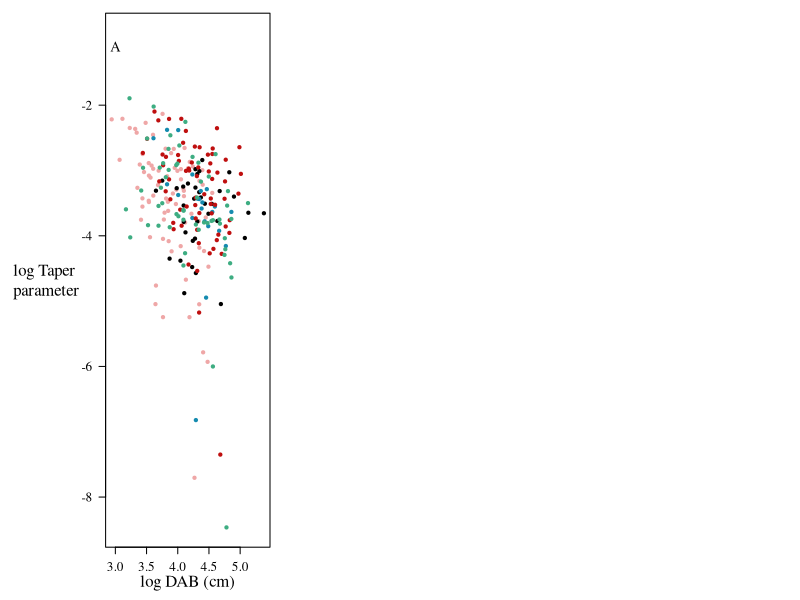

Reproduce this figure in R. (Note: this script raises an error after producing the figure.)
# Make figures for taper data paper

#### Make vectors of site abbreviates, names, and colors ####

  sites <- c("AMA","BCI","BKT","HKK","KCH")
  
  sitesNames <- c("Amacayacu",
                  "Barro Colorado",
                  "Bukit Timah",
                  "Huai Kha Khaeng",
                  "Khao Chong")
  
  site.cols <- data.frame(site=sites,
                          col= c("#efa7a7", # salmon
                                 "#000000", # black
                                 "#158baf", # bright blue"
                                 "#bf0f0f", # cardinal
                                 "#3ead82")) # teal
  
  site.cols$col <- as.character(site.cols$col)

#### Figure 2 : Variation of taper parameter with tree qualities ####
  TaperSample <- read.csv("Data file_taper parameter sample.csv")

  cexAx <- 1.2
  axisSize <- 1
  textCex <- 1.2
  tiff(file="Figure2_TaperParameterVariation.tiff", height=2.2, width=8, units="in", res=300)
    layout(matrix(c(1,2,3,4),1,4,byrow = T),
           widths=c(1.5,1.5,1.5,0.8),heights=c(1,1,1,1))
    par(mar=c(4,3,0,0), xpd=F,family="serif", las=1, oma=c(0,5,1,1))

    plot(log(b1.iso)~log(DBH), data=TaperSample, type='n',
         ylim=range(log(TaperSample$b1.iso),na.rm=T)+c(0,1),
         xlab=NA, ylab=NA,
         cex.axis=cexAx)
    mtext("log DAB (cm)", side=1, line=2.2, cex=axisSize)
    mtext("log Taper \nparameter", side=2, line=2, cex=axisSize)
    text(x=3,y=-1.1,"A", cex=textCex+0.1)
    for(i in 1:length(sites)){
      points(log(b1.iso)~log(DBH), data=TaperSample[TaperSample$Site==sites[i],],
             col=site.cols[site.cols$site==sites[i],"col"], pch=20)
    }
    taperDABlm <- lmer(log(b1.iso)~log(DBH) + (1|Site) + (1|Family), data = TaperSample)
    abline(a=summary(taperDABlm)$coefficients[1,1], b=summary(taperDABlm)$coefficients[2,1])
    
    plot(log(b1.iso)~log(HOM), data=TaperSample, type='n',
         ylim=range(log(TaperSample$b1.iso),na.rm=T)+c(0,1),
         xlab=NA,ylab=NA,
         yaxt='n',
         cex.axis=cexAx)
  mtext("log HOM (cm)", side=1, line=2.2, cex=axisSize)
  text(x=0.45,y=-1.1,"B", cex=textCex+0.1)
    for(i in  1:length(sites)){
      points(log(b1.iso)~log(HOM), data=TaperSample[TaperSample$Site==sites[i],],
             col=site.cols[site.cols$site==sites[i],"col"], pch=20)
    }
    taperHOMlm <- lmer(log(b1.iso)~log(HOM) + (1|Site) + (1|Family), data = TaperSample)
    abline(a=summary(taperHOMlm)$coefficients[1,1], b=summary(taperHOMlm)$coefficients[2,1])
    
    plot(log(b1.iso)~log(WSG), data=TaperSample, type='n',
         ylim=range(log(TaperSample$b1.iso),na.rm=T)+c(0,1),
         xlab=NA, ylab=NA,yaxt='n',
         cex.axis=cexAx)
    mtext("log WSG (cm)", side=1, line=2.2, cex=axisSize)
    text(x=-1.25,y=-1.1,"C", cex=textCex+0.1)
    for(i in 1:length(sites)){
      points(log(b1.iso)~log(WSG), data=TaperSample[TaperSample$Site==sites[i],],
             col=site.cols[site.cols$site==sites[i],"col"], pch=20)
    }
    taperWSGlm <- lmer(log(b1.iso)~log(WSG) + (1|Site) + (1|Family), data = TaperSample)
    abline(a=summary(taperWSGlm)$coefficients[1,1], b=summary(taperWSGlm)$coefficients[2,1])
    
    par(xpd=NA)
    plot(0,type="n",bty="n",
         xlim=c(0,10),ylim=c(0,10),xlab="",ylab="",
         xaxt="n",yaxt="n")
    legend(x=-6.5, y=10,bty='n',
           sitesNames,
           col=site.cols$col,
           cex=cexAx,
           pch=19)
  dev.off()  


#### Figure 3: proportion of stems measured at nonstandard heights over time at each plot ####
  HOM.results <- read.csv("Data file_HOMresultsPerPlot.csv")
  
  axisSize <- 0.9
  cexAx <- 1.1
  textCex <- 1
  ptSize <- 0.8
  
  tiff(file="Figure3_MeasHtChangesOverTime.tiff",width=3,height=6, units="in", res=300)

    par(mfrow=c(3,1), mar=c(2,6,1,1),oma=c(4,1,1,0), family="serif", xpd=F, las=1)
    
    plot(x=HOM.results$Year, y=HOM.results$Prop*100,
         type='n',
         ylab=NA,ylim=c(0,100),
         xlab=NA,
         xaxt = "n",
         cex.axis=cexAx)
    mtext("% of \nstems", side=2, line=5.5, cex=axisSize, adj=0)
    text(x=1990.5,y=97,"A", cex=textCex+0.1)
    
    for(i in 1:length(sites)){
        points(x=HOM.results[HOM.results$Site==sites[i],"Year"],
               y=HOM.results[HOM.results$Site==sites[i],"Prop"]*100, pch=19, col=site.cols[site.cols$site==sites[i],"col"], cex=ptSize)
        lines(x=HOM.results[HOM.results$Site==sites[i],"Year"],
              y=HOM.results[HOM.results$Site==sites[i],"Prop"]*100, col=site.cols[site.cols$site==sites[i],"col"], lty=1)
    }
    
    legend(x=2000, y=105, bty='n',
       sitesNames,
       col=site.cols$col,
       cex=cexAx-0.1,
       pch=19)
    
    plot(x=HOM.results$Year, y=HOM.results$PropBA*100,
         type='n',
         ylab=NA,ylim=c(0,100),
         xlab=NA,
         xaxt = "n",
         cex.axis=cexAx)
    mtext("% of \nbasal area", side=2, line=6.5, cex=axisSize, adj=0)
    text(x=1990.5,y=97,"B", cex=textCex+0.1)
    for(i in 1:length(sites)){
        points(x=HOM.results[HOM.results$Site==sites[i],"Year"],
               y=HOM.results[HOM.results$Site==sites[i],"PropBA"]*100, pch=19, col=site.cols[site.cols$site==sites[i],"col"], cex=ptSize)
        lines(x=HOM.results[HOM.results$Site==sites[i],"Year"],
              y=HOM.results[HOM.results$Site==sites[i],"PropBA"]*100, col=site.cols[site.cols$site==sites[i],"col"], lty=1)
    }
    
    plot(x=HOM.results$Year,y=HOM.results$MeanHOM,
         type='n',
         ylab=NA,
         xlab=NA,
         cex.axis=cexAx)
    mtext("Census year", side=1, line=2, cex=axisSize)
    mtext("Average \nHOM (m)", side=2, line=6.5, cex=axisSize, adj=0)
    text(x=1990.5,y=3.15,"C", cex=textCex+0.1)
    for(i in 1:length(sites)){
        points(x=HOM.results[HOM.results$Site==sites[i],"Year"],
               y=HOM.results[HOM.results$Site==sites[i],"MeanHOM"], pch=19, col=site.cols[site.cols$site==sites[i],"col"], cex=ptSize)
        lines(x=HOM.results[HOM.results$Site==sites[i],"Year"],
              y=HOM.results[HOM.results$Site==sites[i],"MeanHOM"], col=site.cols[site.cols$site==sites[i],"col"], lty=1)
    }


  dev.off()